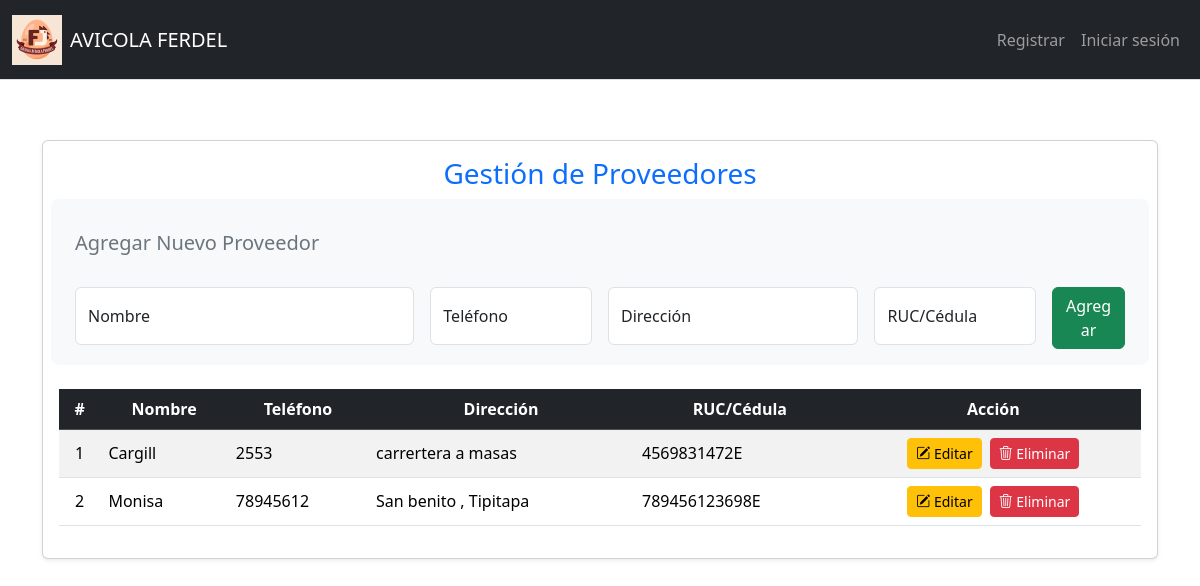
The app's page /proveedores, older data.
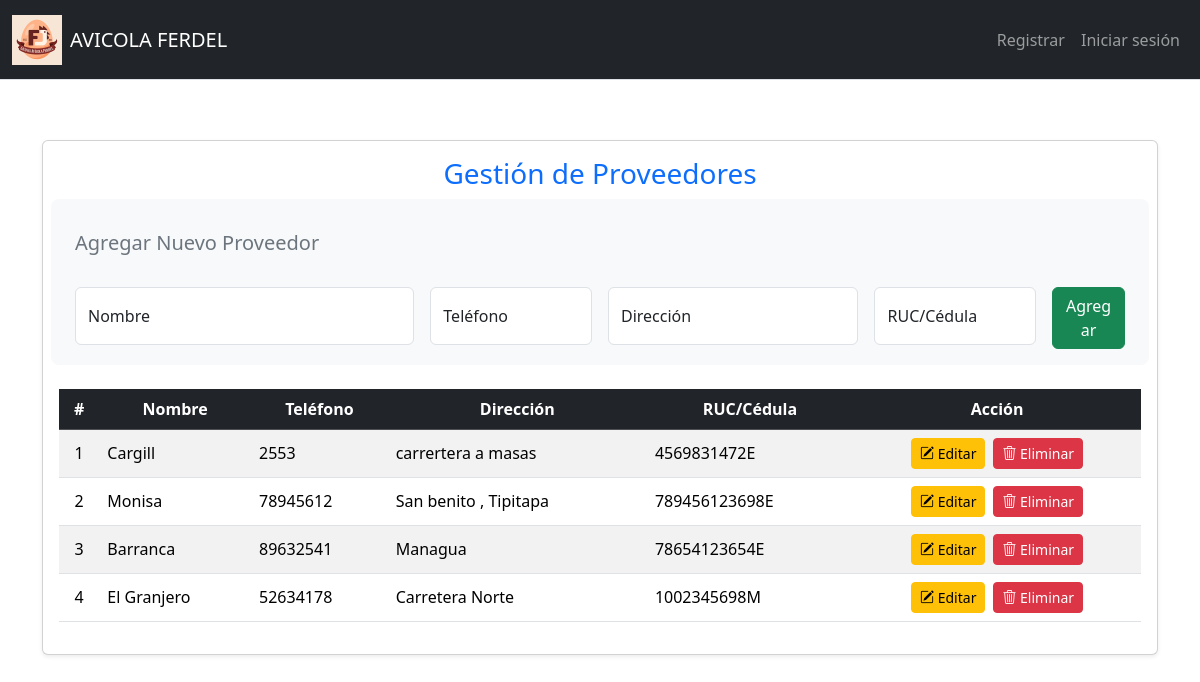
The same page, newer data.
### tables this page shows
CREATE TABLE Proveedores (
    ID_Proveedor INTEGER PRIMARY KEY AUTOINCREMENT,
    Nombre TEXT NOT NULL,
    Telefono TEXT,
    Direccion TEXT,
    RUC_CEDULA TEXT
);

### app.py (the view, shortened to what this page needs)
@app.route("/proveedores", methods=["GET", "POST"])
def proveedores():
    proveedores = db.execute("SELECT * FROM Proveedores ORDER BY ID_Proveedor")
    return render_template("proveedores.html", proveedores=proveedores)

### app.py (called while the page is built)
@app.after_request
def after_request(response):
    response.headers["Cache-Control"] = "no-cache, no-store, must-revalidate"
    response.headers["Expires"] = 0
    response.headers["Pragma"] = "no-cache"
    return response

### Templates/proveedores.html (shortened to what this page needs)
{% extends "layout.html" %}
{% block main %}
<div class="container my-5">
    <div class="card shadow-sm">
        <div class="card-body">
            <h3 class="card-title text-center text-primary mb-4">Gestión de Proveedores</h3>
            <form method="post" class="row g-3 mb-4 p-3 bg-light rounded-3">
                <h5 class="mb-3 text-secondary">Agregar Nuevo Proveedor</h5>
                <div class="col-md-4">
                    <div class="form-floating">
                        <input type="text" name="nombre" class="form-control" id="nombre" placeholder="Nombre" required>
                        <label for="nombre">Nombre</label>
                    </div>
                </div>
                <div class="col-md-2">
                    <div class="form-floating">
                        <input type="text" name="telefono" class="form-control" id="telefono" placeholder="Teléfono">
                        <label for="telefono">Teléfono</label>
                    </div>
                </div>
                <div class="col-md-3">
                    <div class="form-floating">
                        <input type="text" name="direccion" class="form-control" id="direccion" placeholder="Dirección">
                        <label for="direccion">Dirección</label>
                    </div>
                </div>
                <div class="col-md-2">
                    <div class="form-floating">
                        <input type="text" name="ruc_cedula" class="form-control" id="ruc_cedula" placeholder="RUC/Cédula">
                        <label for="ruc_cedula">RUC/Cédula</label>
                    </div>
                </div>
                <div class="col-md-1 d-flex align-items-end">
                    <button type="submit" class="btn btn-success w-100">Agregar</button>
                </div>
            </form>
            <div class="table-responsive">
                <table class="table table-striped table-hover align-middle">
                    <thead class="table-dark text-center">
                        <tr>
                            <th>#</th>
                            <th>Nombre</th>
                            <th>Teléfono</th>
                            <th>Dirección</th>
                            <th>RUC/Cédula</th>
                            <th>Acción</th>
                        </tr>
                    </thead>
                    <tbody>
                        {% for p in proveedores %}
                        <tr>
                            <td class="text-center">{{ p.ID_Proveedor }}</td>
                            <td>{{ p.Nombre }}</td>
                            <td>{{ p.Telefono or '-' }}</td>
                            <td>{{ p.Direccion or '-' }}</td>
                            <td>{{ p.RUC_CEDULA or '-' }}</td>
                            <td class="text-center">
                                <div class="d-flex justify-content-center gap-2">
                                    <a href="{{ url_for('editar_proveedor', id=p.ID_Proveedor) }}" class="btn btn-sm btn-warning">
                                        <i class="bi bi-pencil-square"></i> Editar
                                    </a>
                                    <a href="{{ url_for('eliminar_proveedor', id=p.ID_Proveedor) }}" class="btn btn-sm btn-danger" onclick="return confirm('¿Seguro de eliminar?');">
                                        <i class="bi bi-trash3"></i> Eliminar
                                    </a>
                                </div>
                            </td>
                        </tr>
                        {% else %}
                        <tr>
                            <td colspan="6" class="text-center text-muted">No hay proveedores registrados.</td>
                        </tr>
                        {% endfor %}
                    </tbody>
                </table>
            </div>
        </div>
    </div>
</div>
{% endblock %}

### Templates/layout.html (shortened to what this page needs)
<!DOCTYPE html>
<html lang="es">
<head>
    <link href="https://cdn.jsdelivr.net/npm/bootstrap@5.3.3/dist/css/bootstrap.min.css" rel="stylesheet"
>
    <link rel="stylesheet" href="https://cdn.jsdelivr.net/npm/bootstrap-icons@1.11.1/font/bootstrap-icons.css">
    <link rel="stylesheet" href="{{ url_for('static', filename='styles.css') }}">
</head>
<body>
    <nav class="navbar navbar-expand-lg navbar-dark bg-dark border-bottom fixed-top">
        <div class="container-fluid">
            <div class="navbar-container">
                <div class="navbar-brand-container">
                    <img src="{{ url_for('static', filename='logoFerdel_web.png') }}"
                         alt="Logo de Ferdel"
                         width="50"
                         height="50"
                         class="img-fluid d-none d-sm-block">
                    <a class="navbar-brand" href="/">AVICOLA FERDEL</a>
                </div>
                <div class="collapse navbar-collapse navbar-menu" id="navbarNav">
                    {% if current_user.is_authenticated %}
                    <ul class="navbar-nav me-auto">
                        <li class="nav-item dropdown">
                            <a class="nav-link dropdown-toggle" href="#" id="comprasDropdown" role="button"
                               data-bs-toggle="dropdown" aria-expanded="false">
                                <i class="bi bi-cart-plus d-lg-none"></i>
                                <span>Compras</span>
                            </a>
                            <ul class="dropdown-menu" aria-labelledby="comprasDropdown">
                                <li><a class="dropdown-item" href="/compras"><i class="bi bi-plus-circle"></i>Agregar Compras</a></li>
                                <li><a class="dropdown-item" href="/gestionar_compras"><i class="bi bi-pencil-square"></i>Editar Compras</a></li>
                            </ul>
                        </li>
                        <li class="nav-item dropdown">
                            <a class="nav-link dropdown-toggle" href="#" id="ventasDropdown" role="button"
                               data-bs-toggle="dropdown" aria-expanded="false">
                                <i class="bi bi-cash-stack d-lg-none"></i>
                                <span>Ventas</span>
                            </a>
                            <ul class="dropdown-menu" aria-labelledby="ventasDropdown">
                                <li><a class="dropdown-item" href="/ventas"><i class="bi bi-plus-circle"></i>Agregar Ventas</a></li>
                                <li><a class="dropdown-item" href="/gestionar_ventas"><i class="bi bi-pencil-square"></i>Editar Ventas</a></li>
                                <li><a class="dropdown-item" href="{{ url_for('gestionar_rutas') }}"><i class="bi bi-map"></i>Gestionar Rutas</a></li>
                            </ul>
                        </li>
                        <li class="nav-item dropdown">
                            <a class="nav-link dropdown-toggle" href="#" id="cobrosDropdown" role="button"
                               data-bs-toggle="dropdown" aria-expanded="false">
                                <i class="bi bi-currency-dollar d-lg-none"></i>
                                <span>Cobros</span>
                            </a>
                            <ul class="dropdown-menu" aria-labelledby="cobrosDropdown">
                                <li><a class="dropdown-item" href="{{ url_for('cobros') }}"><i class="bi bi-eye"></i>Ver Cobros</a></li>
                            </ul>
                        </li>
                        <li class="nav-item dropdown">
                            <a class="nav-link dropdown-toggle" href="#" id="pagosDropdown" role="button"
                               data-bs-toggle="dropdown" aria-expanded="false">
                                <i class="bi bi-credit-card d-lg-none"></i>
                                <span>Pagos</span>
                            </a>
                            <ul class="dropdown-menu" aria-labelledby="pagosDropdown">
                                <li><a class="dropdown-item" href="{{ url_for('pagos') }}"><i class="bi bi-eye"></i>Ver Pagos</a></li>
                            </ul>
                        </li>
                        <li class="nav-item dropdown">
                            <a class="nav-link dropdown-toggle" href="#" id="facturaDropdown" role="button"
                               data-bs-toggle="dropdown" aria-expanded="false">
                                <i class="bi bi-receipt d-lg-none"></i>
                                <span>Factura</span>
                            </a>
                            <ul class="dropdown-menu" aria-labelledby="facturaDropdown">
                                <li><a class="dropdown-item" href="{{ url_for('visualizar_facturas') }}"><i class="bi bi-eye"></i>Visualizar Factura</a></li>
                                <li><a class="dropdown-item" href="/factura_alterna"><i class="bi bi-file-earmark-plus"></i>Generar nueva Factura</a></li>
                            </ul>
                        </li>
                        <li class="nav-item dropdown">
                            <a class="nav-link dropdown-toggle" href="#" id="bodegaDropdown" role="button"
                               data-bs-toggle="dropdown" aria-expanded="false">
                                <i class="bi bi-box-seam d-lg-none"></i>
                                <span>Bodega</span>
                            </a>
                            <ul class="dropdown-menu" aria-labelledby="bodegaDropdown">
                                <li><a class="dropdown-item" href="/bodega"><i class="bi bi-eye"></i>Ver Bodega</a></li>
                                <li><a class="dropdown-item" href="{{ url_for('historial_inventario') }}"><i class="bi bi-clock-history"></i>Historial de Movimientos</a></li>
                            </ul>
                        </li>
                        <li class="nav-item dropdown">
                            <a class="nav-link dropdown-toggle" href="#" id="vehiculosDropdown" role="button"
                               data-bs-toggle="dropdown" aria-expanded="false">
                                <i class="bi bi-truck d-lg-none"></i>
                                <span>Vehiculos</span>
                            </a>
                            <ul class="dropdown-menu" aria-labelledby="vehiculosDropdown">
                                <li><a class="dropdown-item" href="{{ url_for('vehiculos') }}"><i class="bi bi-eye"></i>Ver Vehículos</a></li>
                                <li><a class="dropdown-item" href="{{ url_for('combustible') }}"><i class="bi bi-fuel-pump"></i>Gasto de Combustibles</a></li>
                                <li><a class="dropdown-item" href="#"><i class="bi bi-tools"></i>Gestionar Mantenimiento</a></li>
                            </ul>
                        </li>
                        <li class="nav-item dropdown">
                            <a class="nav-link dropdown-toggle" href="#" id="CatalogosDropdown" role="button"
                               data-bs-toggle="dropdown" aria-expanded="false">
                                <i class="bi bi-book d-lg-none"></i>
                                <span>Catálogos</span>
                            </a>
                            <ul class="dropdown-menu" aria-labelledby="CatalogosDropdown">
                                <li><a class="dropdown-item" href="/clientes"><i class="bi bi-people"></i>Gestionar Clientes</a></li>
                                <li><a class="dropdown-item" href="/proveedores"><i class="bi bi-truck"></i>Gestionar Proveedores</a></li>
                                <li><a class="dropdown-item" href="/productos"><i class="bi bi-box-seam"></i>Gestionar Productos</a></li>
                                <li><a class="dropdown-item" href="/empresa"><i class="bi bi-building"></i>Gestionar Empresa</a></li>
                                <li><a class="dropdown-item" href="{{ url_for('familia') }}"><i class="bi bi-diagram-3"></i>Gestionar Familias</a></li>
                                <li><a class="dropdown-item" href="{{ url_for('tipo_producto') }}"><i class="bi bi-tags"></i>Gestionar Tipos de Producto</a></li>
                            </ul>
                        </li>
                    </ul>
                    <ul class="navbar-nav">
                        <li class="nav-item">
                            <span class="nav-link text-white">
                                <i class="bi bi-person-circle d-lg-none"></i>
                                <span class="d-none d-md-inline">BIENVENIDO, </span>
                                <span class="d-inline d-md-none">Bienv. </span>
                                {{ current_user.username }}
                            </span>
                        </li>
                        <li class="nav-item">
                            <a class="nav-link" href="/logout">
                                <i class="bi bi-box-arrow-right d-lg-none"></i>
                                <span class="d-none d-sm-inline">Cerrar sesión</span>
                                <span class="d-inline d-sm-none">Salir</span>
                            </a>
                        </li>
                    </ul>
                    {% else %}
                    <ul class="navbar-nav ms-auto">
                        <li class="nav-item">
                            <a class="nav-link" href="/register">
                                <span class="d-none d-sm-inline">Registrar</span>
                            </a>
                        </li>
                        <li class="nav-item">
                            <a class="nav-link" href="/login">
                                <span class="d-none d-sm-inline">Iniciar sesión</span>
                            </a>
                        </li>
                    </ul>
                    {% endif %}
                </div>
            </div>
        </div>
    </nav>
    <main class="container-fluid py-3">
        <div class="row justify-content-center">
            <div class="col-12 col-xxl-10">
                {% block main %}
                {% endblock %}
            </div>
        </div>
    </main>
</body>
</html>

### static/styles.css (style rules this page uses)
:root { --navbar-height-lg: 80px; --navbar-height-sm: 100px; --mobile-breakpoint: 576px; --tablet-breakpoint: 768px; --desktop-breakpoint: 992px; --navbar-bg: #212529; --dropdown-bg: rgba(52, 58, 64, 0.95); }
body { min-height: 100vh; display: flex; flex-direction: column; font-size: 1rem; }
main { padding-top: var(--navbar-height-lg); flex: 1; }
.navbar { height: auto; min-height: var(--navbar-height-lg); }
.navbar-container { display: flex; flex-wrap: wrap; align-items: center; justify-content: space-between; width: 100%; }
.navbar-brand-container { display: flex; align-items: center; flex-shrink: 0; }
.navbar-brand { white-space: nowrap; overflow: hidden; text-overflow: ellipsis; max-width: 200px; margin-left: 0.5rem; }
.navbar-menu { flex-grow: 1; display: flex; justify-content: space-between; }
.dropdown-item, .nav-link { padding: 0.5rem 1rem; display: flex; align-items: center; }
.navbar-collapse { transition: all 0.3s ease; }

### Templates/layout.html (style rules this page uses)
:root { --navbar-height: 56px; }
body { padding-top: calc(var(--navbar-height) + 20px); min-height: 100vh; display: flex; flex-direction: column; }
.fixed-top { position: fixed; top: 0; right: 0; left: 0; z-index: 1030; }
main { flex: 1; padding-top: 1rem; }

Row changes from the older to the newer data that the page shows:
added Proveedores: ID_Proveedor "3", Nombre "Barranca", Telefono "89632541", Direccion "Managua", RUC_CEDULA "78654123654E"
added Proveedores: ID_Proveedor "4", Nombre "El Granjero", Telefono "52634178", Direccion "Carretera Norte", RUC_CEDULA "1002345698M"
